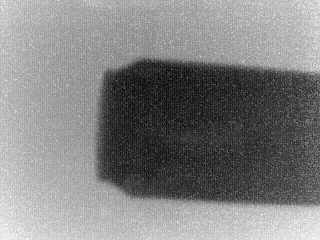
#> input picture src/cold_detector/src/brr.png, 320 x 240 px
$ python detector.py
#> lines starting #> are read from the running program, lines starting #| are printed output that depends on the picture; after the words box and inside, x2 and y2 are one past the last pixel; in counts of white or black regions, pixels touching at a corner belong together
import cv2


class Detector:
    def __init__(self):
        self.factor = 1.0

    def find_cold(self, img_in, bounding_box):
        x, y, width, height = bounding_box
        x *= round(self.factor)
        y *= round(self.factor)
        width *= round(1/self.factor)
        height *= round(1/self.factor)

    def is_cold(self, image):
        image = cv2.cvtColor(image, cv2.COLOR_BGR2GRAY)
        cv2.imshow('aaa', image)
        cv2.waitKey()
        mask = cv2.inRange(image, 0, 100)
        print(cv2.countNonZero(mask))
        cv2.imshow('bbb', image)
        cv2.waitKey()

        return True


if __name__ == "__main__":
    # 139 123 250 28 175
    print("A")
    img_in = cv2.imread("brr.png")
#> img_in is the input picture: shape (240, 320, 3); min 0, max 255, mean 130
    img_gin = cv2.imread('nietbrr.png')
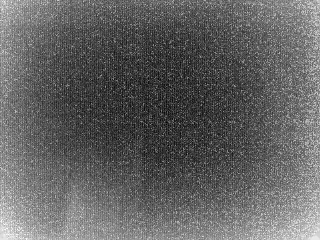
#> input picture src/cold_detector/src/nietbrr.png, 320 x 240 px
#> img_gin is the input picture: shape (240, 320, 3); min 0, max 255, mean 98.9
    d = Detector()
    d.is_cold(img_in)
#> in is_cold, `mask = cv2.inRange(image, 0, 100)`:
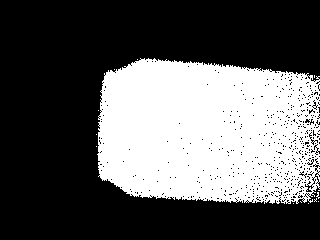
#> mask: shape (240, 320); 36.2% white; 14 white regions (13 under 20 px), largest, box (x1, y1, x2, y2) and area: (97, 58, 320, 204) 27784
#| 27817
    d.is_cold(img_gin)
#> in is_cold (call 2), `mask = cv2.inRange(image, 0, 100)`:
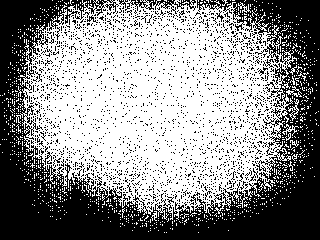
#> mask: shape (240, 320); 55.2% white; 2233 black regions (2220 under 20 px), largest, box (x1, y1, x2, y2) and area: (0, 0, 320, 240) 29321, (125, 0, 196, 14) 325, (161, 193, 174, 210) 55
#| 42407
